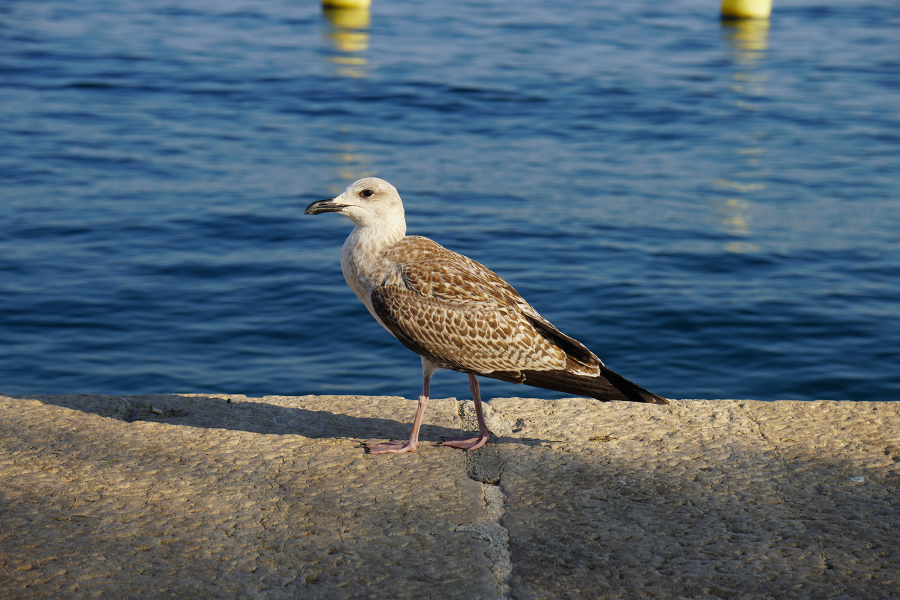
#> input picture assets/moeve.jpg, 1800 x 1200 px (shown at 1/2 size)
$ python image.py
#> lines starting #> are read from the running program, lines starting #| are printed output that depends on the picture
from PIL import Image as PILImage, ImageEnhance, ImageFilter

# TODO: Docstrings, (noch mehr) Inhalte (?)
'''
    - rotate, putalpha, paste (siehe Vorlesung 11 pillow)
    - "Strg+Z"-Funktion? "Strg+Y"-Operation?
        - vor/nach jeder Operation Bild in einer Liste speichern
        - `modified_image` und `history`-Liste aktualisieren
        - evtl. `history`-Liste ersetzen
'''


class Image:
    """ Klasse Image """

    def __init__(self, file_path):
        """ Konstruktor der Image-Klasse """
#> called with file_path = 'assets/moeve.jpg'
        self.file_path = file_path
        self.image = PILImage.open(file_path)  # Original-Version des Bildes
#> self.image is the input picture: PIL image 1800x1200 RGB; mean R, G, B 82, 99.8, 113.3
        self.modified_image = self.image.copy()  # Kopie des Bildes zum Bearbeiten
        self.history = []  # Liste angewandter Operationen

    def save(self, file_path):
        """ Bild unter {file_path} speichern """
        self.modified_image.save(file_path)

    def resize(self, width, height):
        """ Größe des Bildes verändern """
#> called with width = 400, height = 400
        self.update_history("resize", (width, height))
        self.modified_image = self.modified_image.resize((width, height))
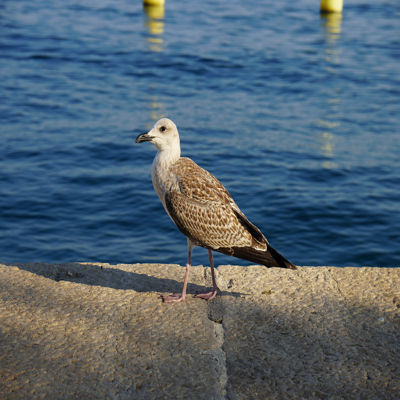
#> self.modified_image: PIL image 400x400 RGB; mean R, G, B 82, 99.8, 113.3

    def crop(self, left, top, right, bottom):
        """ Bild zuschneiden """
        self.update_history("crop", (left, top, right, bottom))
        self.modified_image = self.modified_image.crop((left, top, right, bottom))

    def apply_filter(self, filter_type):
        """ Filter auf das Bild anwenden (BLUR, CONTOUR, SHARPEN) """
        self.update_history("filter", filter_type)
        match filter_type:
            case "BLUR":
                self.modified_image = self.modified_image.filter(ImageFilter.BLUR)
            case "CONTOUR":
                self.modified_image = self.modified_image.filter(ImageFilter.CONTOUR)
            case "SHARPEN":
                self.modified_image = self.modified_image.filter(ImageFilter.SHARPEN)
            case _:
                self.history.pop()  # zuvor in `history`-Liste eingefügten Eintrag wieder entfernen
                raise ValueError(f"Filter-Typ {filter_type} nicht bekannt")

    def adjust_brightness(self, factor):
#> called with factor = 1.5
        self.update_history("brightness", factor)
        image_enhancer = ImageEnhance.Brightness(self.modified_image)
        self.modified_image = image_enhancer.enhance(factor)
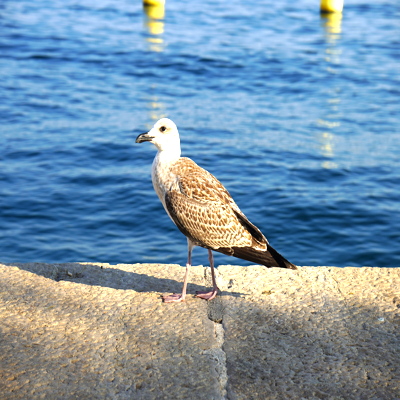
#> self.modified_image: PIL image 400x400 RGB; mean R, G, B 120.6, 148.6, 169.6

    def reset(self):
        """ Bild auf Anfang/Original zurücksetzen """
        self.modified_image = self.image.copy()
        self.history.clear()  # Einträge der `history`-Liste löschen

    def get_size(self):
        """ Höhe und Breite des Bildes ausgeben """
        return self.modified_image.size

    def show(self):
        """ Bild anzeigen """
        self.modified_image.show()

    def update_history(self, operation, arguments):
        """ Fügt einen Tupel-Eintrag der angewandten Operation + Argumente in die `history`-Liste ein """
        self.history.append((operation, arguments))

    # die nachfolgenden Funktionen sind evtl. überflüssig
    def set_image(self, image):
        """ bearbeitetes Bild 'überschreiben' """
        self.modified_image = image

    def get_image(self):
        """ bearbeitetes Bild zurückgeben """
        return self.modified_image

    # andere Funktionen bieten Möglichkeit zum Modifizieren des Bildes (Zuschneiden, Helligkeit, Filter, Größe)
    def modify_image(self, image):
        """ Sinnhaftigkeit der Funktion? """
        pass


if __name__ == "__main__":
    """ Beispiel zur Anwendung der Funktionen """
    img = Image("assets/moeve.jpg")
    img.resize(400, 400)
    img.adjust_brightness(1.5)
    img.apply_filter("SHARPEN")
    img.save("assets/moeve-modified.jpg")
#> in save, `self.modified_image.save(file_path)`:
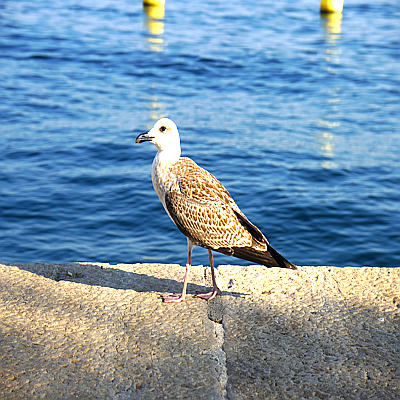
#> saved as moeve-modified.jpg: PIL image 400x400 RGB; mean R, G, B 120, 148.1, 169.5
    img.show()
